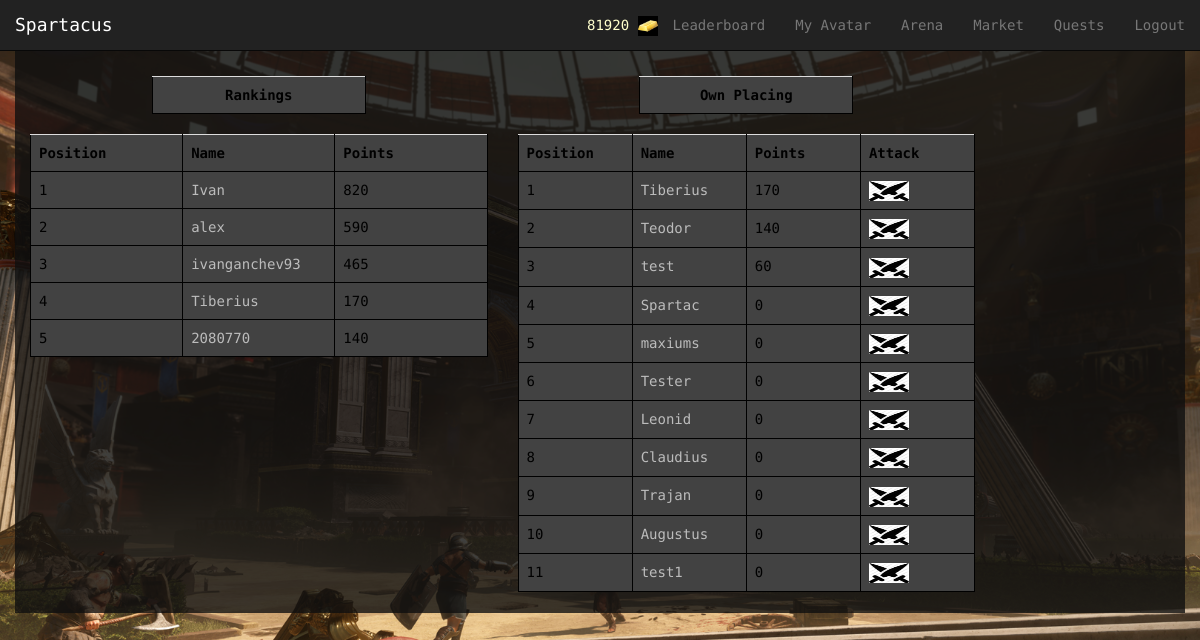
Before: /Spartacus/arena/ (signed in) with the older database file.
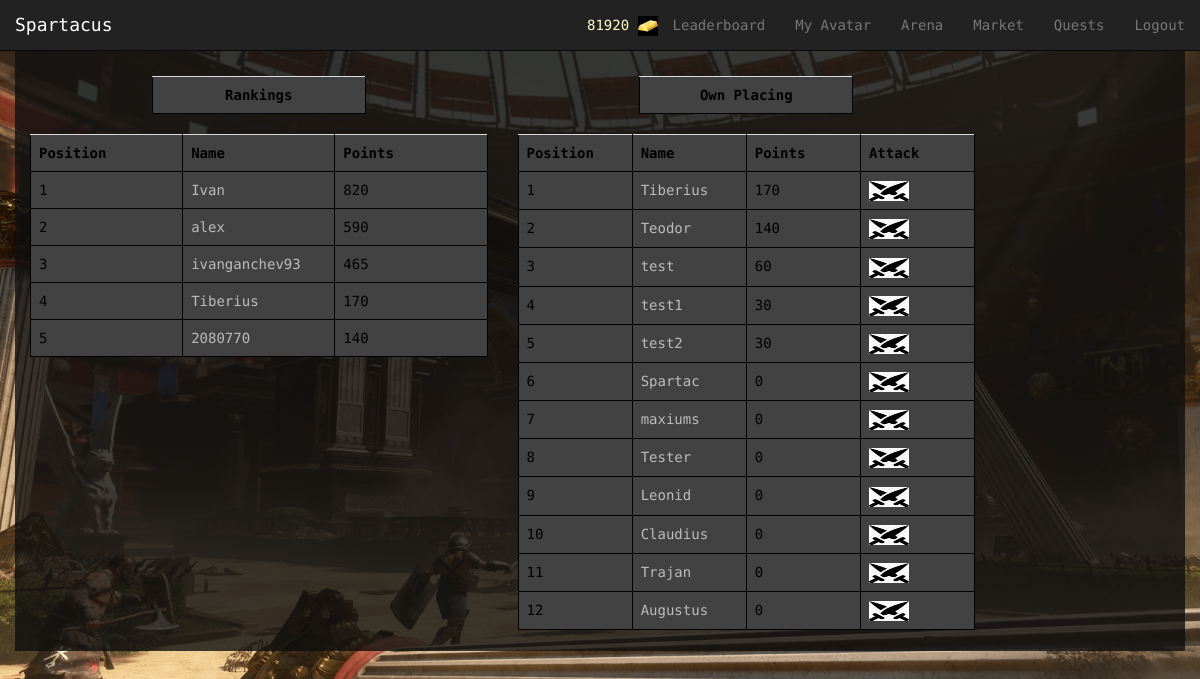
After: the same page with the newer database file.
### Spartacus/models.py (models this page shows, shortened)
class Avatar(models.Model):
    user = models.OneToOneField(User)
    picture = models.ImageField(upload_to='profile_images', blank=True)
    cash = models.IntegerField(default = 100)
    attack = models.IntegerField(default= 10)
    deffence = models.IntegerField(default= 10)
    strength = models.IntegerField(default= 10)
    agility = models.IntegerField(default= 10)
    intelligence = models.IntegerField(default = 10)
    isFighting = models.BooleanField(default=False)
    victories = models.IntegerField(default = 0)
    points = models.IntegerField(default = 0) # for ranking...every time a gladiator fights get some amount of points

### Spartacus/views.py (the view, shortened to what this page needs)
@login_required
def arena(request):
    context_dict = {}
    try:
        avatars = Avatar.objects.order_by('-points')[:5]
        context_dict['avatars'] = avatars
    except:
        print "Query fail leaderboard"
    timePassed = True
    fightStartedAt = request.session.get("fightStartedAt")
    if timePassed:
        user = request.user
        try:
            opponents = Avatar.objects.exclude(user = user).order_by('-points')
            you = Avatar.objects.get(user = user)
            you.isFighting = False
            you.save()
            relevant_opponents = []
            for opponent in opponents:
                point_difference = int(opponent.points) - int(you.points)
                if point_difference < 200 and point_difference > - 200:
                    relevant_opponents += [opponent]
            context_dict['opponents'] = relevant_opponents
        except:
            print "Query fail Arena"
    context_dict['time_passed']=timePassed
    return render(request, 'Spartacus/arena.html', context_dict)

### templates/Spartacus/arena.html (shortened to what this page needs)
{% extends 'Spartacus/base.html' %}
{% load staticfiles %}
{% block body_block %}
<div class="container">
{% if time_passed %}
	<div class="row" id="split">
	</div>
	<div class="row">
		<div class="col-xs-5">
			<div class="row">
				<div class="col-xs-6 col-xs-offset-3">
					<table class="table">
						<th style="text-align: center">Rankings</th>
					</table>
				</div>
			</div>
			<table class="table">
				<th>Position</th>
				<th>Name</th>
				<th>Points</th>
				{% for avatar in avatars %}
					<tr id="rank">
					<td></td>
					<td><a href="{% url 'avatar_view' avatar.user.username %}">{{ avatar.user.username}} </a></td>
					<td>{{avatar.points}}</td>
					</tr>
				{% endfor %}
			</table>
            <div class="col-xs-12">
            </div>
		</div>
        <div class="col-xs-5">
			<div class="row">
				<div class="col-xs-6 col-xs-offset-3">
					<table class="table">
						<th style="text-align: center">Own Placing</th>
					</table>
				</div>
			</div>
			<table class="table">
				<th>Position</th>
				<th>Name</th>
				<th>Points</th>
                <th>Attack</th>
				{% for opponent in opponents %}
					<tr id="rank">
					<td></td>
					<td><a href="{% url 'avatar_view' opponent.user.username %}">{{ opponent.user.username}} </a></td>
					<td>{{opponent.points}}</td>
                    <td><a href="{% url 'battle' opponent.user.username %}">
                        <img src = "{% static 'images/attack.jpg' %}" width = "40" height = "20">
                    </a></td>
					</tr>
				{% endfor %}
			</table>
            <div class="col-xs-12">
            </div>
		</div>
	</div>
{% else %}
        <div align="center"><h2>Please wait for {{ time_left }} seconds.</h2></div>
{% endif %}
</div>
{% endblock %}
{% block gold %}
{% if user.is_authenticated %}
   {{ user.avatar.cash }} <img  src="{% static 'images/gold.jpg' %}" width = "20" height = "20"/>
{% endif %}
{% endblock %}

### templates/Spartacus/base.html (shortened to what this page needs)
<!DOCTYPE html>
{% load staticfiles %}
<html>
    <head lang="en">
		<link href="{% static "css/bootstrap.min.css" %}" rel="stylesheet">
		<link href="{% static "css/styles.css" %}" rel="stylesheet">
		<link href="{% static "css/mystyles.css" %}" rel="stylesheet">
    </head>
    <body style="background:red;color:white; background:url('{% static 'images/index.jpg' %}') no-repeat   center center fixed;
                         -webkit-background-size: cover;
                        -moz-background-size: cover;
                        -o-background-size: cover;
                        background-size: cover;">
                    {% block body_block %}{% endblock %}
        <div class="navbar navbar-inverse navbar-fixed-top" role="navigation">
			<div class="container-fluid">
				<div class="navbar-header">
				  <a class="navbar-brand" href="{% url 'index' %}">Spartacus</a>
				</div>
				<div class="navbar-collapse collapse">
				  <ul class="nav navbar-nav navbar-right">
                    {% if user.is_authenticated %}
                        <li><div style="position: relative; top: 15px;  color: #FFFFCC;">{% block gold %}{% endblock %}</div></li>
                    {% endif  %}
					<li><a href="{% url 'leaderboard' %}">Leaderboard</a></li>
					{% if user.is_authenticated %}
                        <li><a href="{% url 'avatar_view' user.username %}">My Avatar</a></li>
						<li><a href="{% url 'arena' %}">Arena</a></li>
						<li><a href="{% url 'market' %}">Market</a></li>
						<li><a href="{% url 'questing' %}">Quests</a></li>
						<li><a href="{% url 'auth_logout' %}?next=/Spartacus/">Logout</a></li>
					{% else %}
						<li><a href="{% url 'registration_register' %}">Register</a></li>
						<li><a href="{% url 'auth_login' %}">Login</a></li>
					{% endif %}
					</ul>
				</div>
			</div>
        </div>
    </body>
</html>

### static/css/styles.css (style rules this page uses)
html,body { height: 100%; font-family: 'Droid Sans Mono', sans-serif; }
body { padding-top: 51px; background: #1E1E1E; color: #f9f9f9; }
a { color:#bcbcbc; }

### static/css/mystyles.css (style rules this page uses)
table { table-layout: fixed; }
table,th, td, tr { background-color: #424242; color: black; border: 1px solid black; white-space: nowrap; overflow: hidden; text-overflow: ellipsis; }
div#split { height: 25px; }
div.container { background: rgba(15,15,15, 0.8)!important; }

### templates/Spartacus/arena.html (style rules this page uses)
table { counter-reset: rowNumber; }
#rank { counter-increment: rowNumber; }
table tr td:first-child::before { content: counter(rowNumber); min-width: 1em; margin-right: 0.5em; }

Changed rows visible on the page:
changed Avatar "test1": points "0" → "30"; moves up the list
added Avatar: user.username "test2", points "30"
